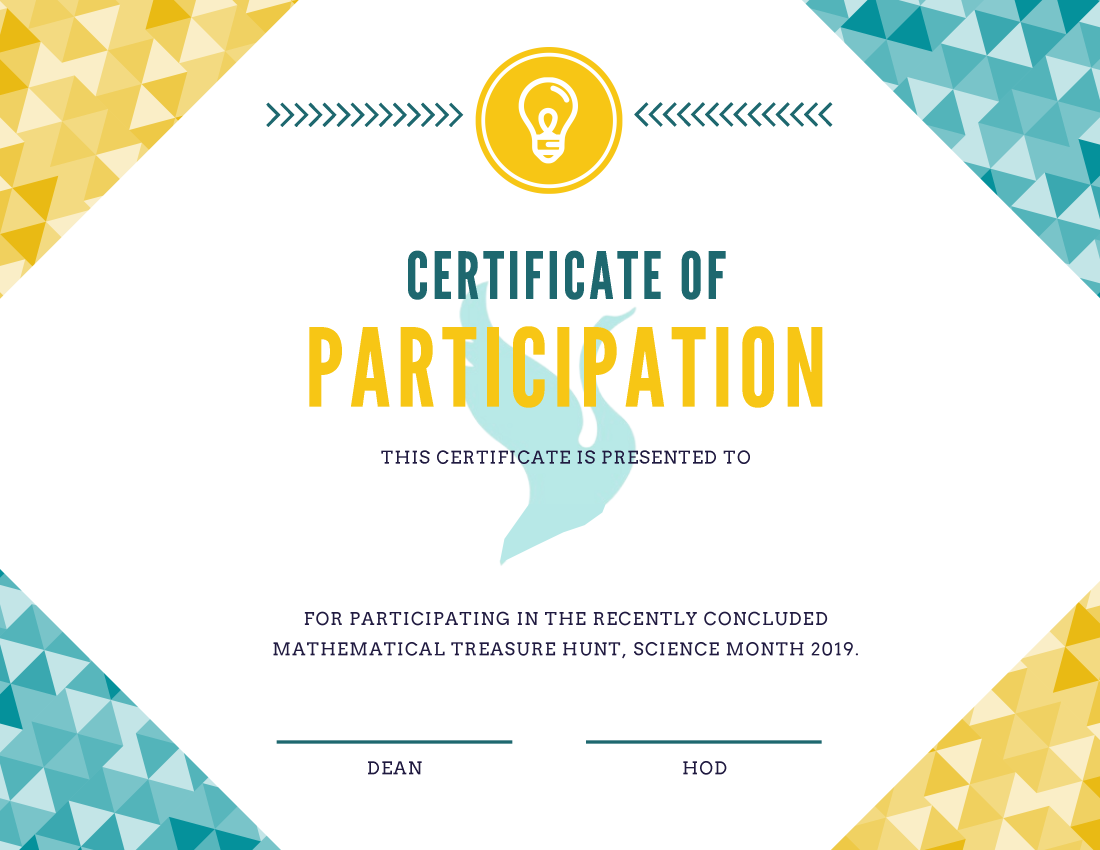
#> input picture OpenCV/Images/Certificate_of_Participation.png, 3300 x 2550 px, found by its file name (shown at 1/3 size)
$ python Certificates_Generation.py
#> lines starting #> are read from the running program, lines starting #| are printed output that depends on the picture
from PIL import ImageFont, ImageDraw, Image
import cv2
import numpy as np

img_width = 1122
char_width = 60
max_char = 51

image_template = "D:\\Python Programs\\OpenCV\\Images\\Certificate_of_Participation.png"

name_list = ["Sriram"]

date = "06-Oct-2017"

for name in name_list:
    image = cv2.imread(image_template)
#> image is the input picture: shape (2550, 3300, 3); mean B, G, R 226.6, 240.3, 235.5
    cv2_im_rgb = cv2.cvtColor(image, cv2.COLOR_BGR2RGB)
    pil_im = Image.fromarray(cv2_im_rgb)
    draw = ImageDraw.Draw(pil_im)

    font_roboto = ImageFont.truetype("Roboto-Light.ttf", 128)

    # Write Name
    text_x = 1600 - len(name) * char_width / 2
    draw.text((text_x, 1600), name.upper(), font=font_roboto, fill=(0, 0, 0, 255))

    # Write Date
    # draw.text((810, 575), date, font=font_roboto, fill=(0, 0, 0, 255))

    cv2_im_processed = cv2.cvtColor(np.array(pil_im), cv2.COLOR_RGB2BGR)
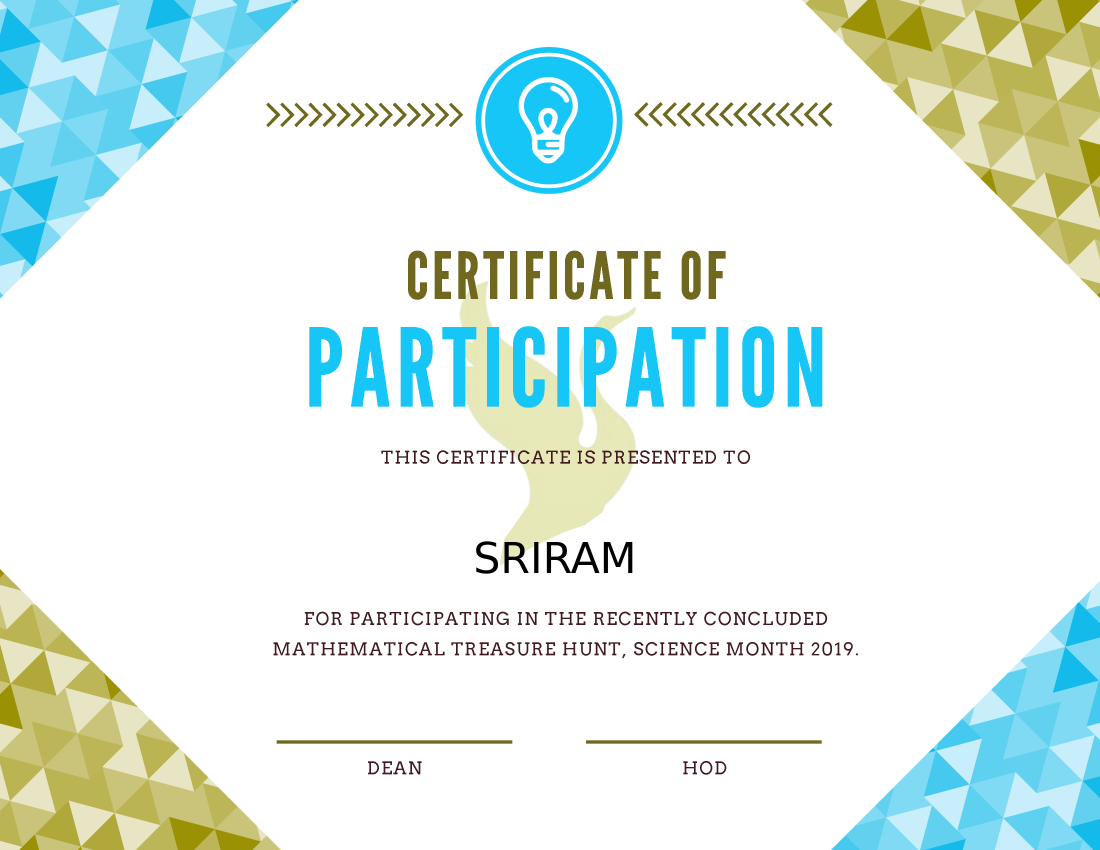
#> cv2_im_processed: shape (2550, 3300, 3) (shown at 1/3 size); mean R, G, B 226.1, 239.8, 235

    cv2.imwrite('D:\\Python Programs\\OpenCV\\' + name.upper() + ".png", cv2_im_processed)
